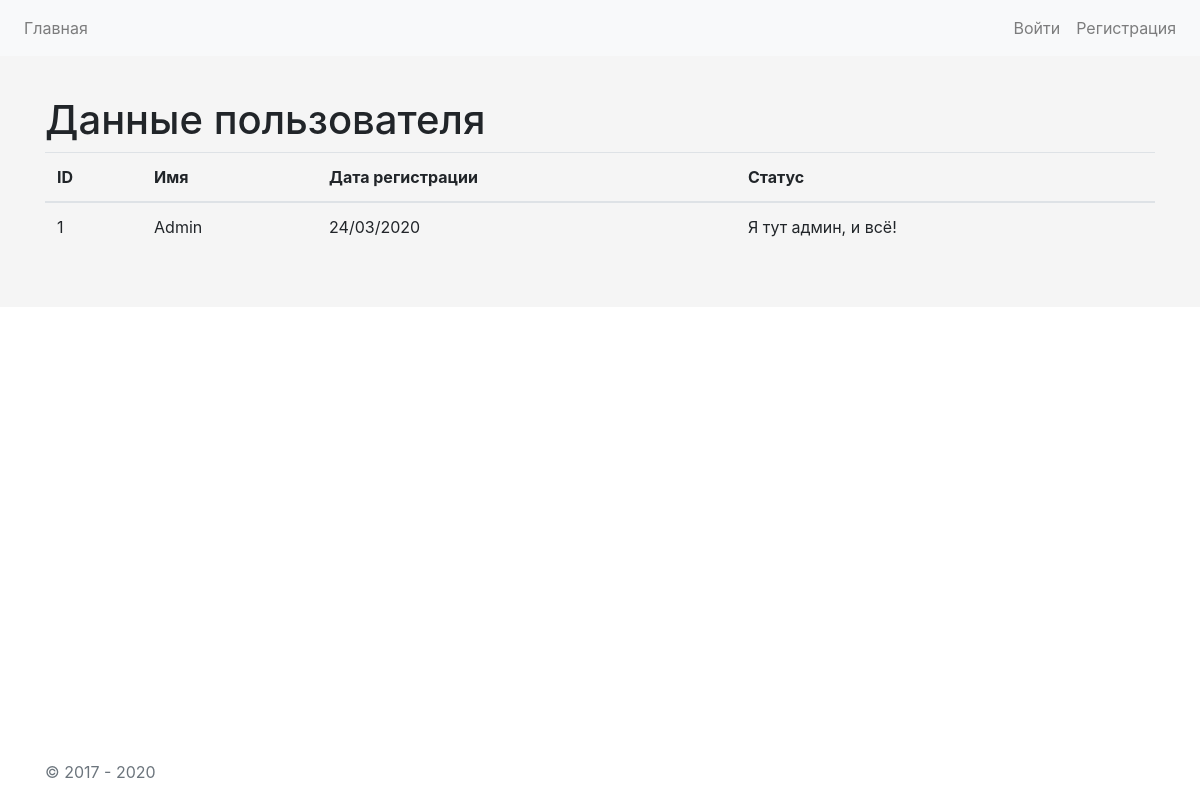
Page /user_profile.php?id=1 on the committed database.
### tables this page shows
CREATE TABLE `users` (
  `id` int(3) NOT NULL,
  `username` varchar(50) NOT NULL,
  `email` varchar(50) NOT NULL,
  `password` varchar(255) NOT NULL,
  `user_desc` text NOT NULL,
  `group_id` tinyint(3) NOT NULL DEFAULT 1,
  `created` timestamp NOT NULL DEFAULT current_timestamp(),
  `updated` datetime DEFAULT current_timestamp() ON UPDATE current_timestamp()
);

### app/controllers/Config.php (called while the page is built)
<?php
class Config
{
  public static function get($path = null)
  {
    if ($path) {
      $config = $GLOBALS['config'];
      $path = explode('.', $path);
      foreach ($path as $item) {
        if (isset($config[$item])) {
          $config = $config[$item];
        }
      }
      return $config;
    }
    return false;
  }
}

### app/controllers/Database.php (called while the page is built, shortened)
<?php
class Database
{
  private static $instace = null;
  private $pdo, $query, $error = false, $result, $count;
  private function __construct()
  {
    try {
      $this->pdo = new PDO(
        'mysql:host=' . Config::get('mysql.host') . ';dbname=' . Config::get('mysql.dbname'),
        Config::get('mysql.username'),
        Config::get('mysql.password')
      );
    } catch (PDOException $e) {
      throw new Exception($e->getMessage());
    }
  }
  public static function getInstace()
  {
    if (!isset(self::$instace)) {
      self::$instace = new Database();
    }
    return self::$instace;
  }
  public function query($sql, $params = [])
  {
    $this->error = false;
    $this->query = $this->pdo->prepare($sql);
    if (count($params)) {
      $i = 1;
      foreach ($params as $param) {
        $this->query->bindValue($i, $param);
        $i++;
      }
    }
    if (!$this->query->execute()) {
      $this->error = true;
    } else {
      $this->result = $this->query->fetchAll(PDO::FETCH_OBJ);
    }
    return $this;
  }
  public function getError()
  {
    return $this->error;
  }
  public function getResult()
  {
    return $this->result;
  }
  public function get($table, $where = [])
  {
    return $this->action('SELECT *', $table, $where);
  }
  public function action($action, $table, $where = [])
  {
    if (count($where) === 3) {
      $operators = ['=', '>', '<', '>=', '<='];
      $field = $where[0];
      $operator = $where[1];
      $value = $where[2];
      if (in_array($operator, $operators)) {
        $sql = "{$action} FROM {$table} WHERE {$field} {$operator} ?";
        if (!$this->query($sql, [$value])->getError()) {
          return $this;
        }
      }
    }
    return false;
  }
  public function getFirst()
  {
    return $this->getResult()[0];
  }
}

### app/controllers/User.php (called while the page is built, shortened)
<?php
class User
{
  private $db, $data, $session_name, $isLoggedIn;
  public function __construct($user = null)
  {
    $this->db = Database::getInstace();
    $this->session_name = Config::get('session.user_session');
    if (!$user) {
      if (Session::exists($this->session_name)) {
        $user = Session::get($this->session_name);
        if ($this->find($user)) {
          $this->isLoggedIn = true;
        }
      }
    } else {
      $this->find($user);
    }
  }
  public function find($value = null)
  {
    if (is_numeric(($value))) {
      $this->data = $this->db->get('users', ['id', '=', $value])->getFirst();
    } else {
      $this->data = $this->db->get('users', ['email', '=', $value])->getFirst();
    }
    return $this->data ? true : false;
  }
  public function getData()
  {
    return $this->data;
  }
}

### user_profile.php (the view, shortened to what this page needs)
<?php
$user = new User($_GET['id']);
$userField = $user->getData();
require_once 'includes/layouts/header.php';
require_once 'includes/layouts/top-nav.php';
?>
<section>
  <div class="container">
    <div class="row">
      <div class="col-md-12">
        <h1>Данные пользователя</h1>
        <table class="table">
          <thead>
            <th>ID</th>
            <th>Имя</th>
            <th>Дата регистрации</th>
            <th>Статус</th>
          </thead>
          <tbody>
            <tr>
              <td><?= $userField->id; ?></td>
              <td><?= $userField->username; ?></td>
              <td><?= date('d/m/Y', strtotime($userField->created)); ?></td>
              <td><?= $userField->user_desc; ?></td>
            </tr>
          </tbody>
        </table>
      </div>
    </div>
  </div>
</section>
<?php
require_once 'includes/layouts/footer.php';
?>

### css/style.css (style rules this page uses)
html, body { height: 100%; }
section { display: -ms-flexbox; display: flex; -ms-flex-align: center; align-items: center; padding-top: 40px; padding-bottom: 40px; background-color: #f5f5f5; }

### rows in the picture
users: id "1", username "Admin", created "24/03/2020", user_desc "Я тут админ, и всё!"
